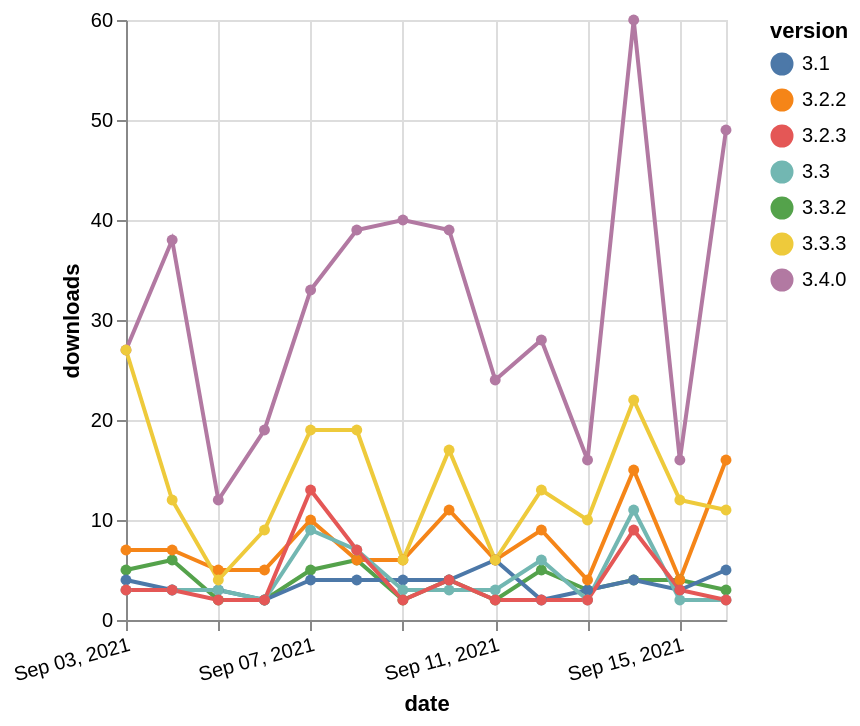

Vega-Lite specification for this chart:
### Vega-Lite specification from a JSON file in a GitHub repository (floating-point values rounded to 4 significant figures)
{"$schema": "https://vega.github.io/schema/vega-lite/v5.json", "description": "A simple bar chart with embedded data.", "data": {"values": [{"date": "2021-09-03", "total": 7980, "delta": 27, "version": "3.4.0"}, {"date": "2021-09-04", "total": 8018, "delta": 38, "version": "3.4.0"}, {"date": "2021-09-05", "total": 8030, "delta": 12, "version": "3.4.0"}, {"date": "2021-09-06", "total": 8049, "delta": 19, "version": "3.4.0"}, {"date": "2021-09-07", "total": 8082, "delta": 33, "version": "3.4.0"}, {"date": "2021-09-08", "total": 8121, "delta": 39, "version": "3.4.0"}, {"date": "2021-09-09", "total": 8161, "delta": 40, "version": "3.4.0"}, {"date": "2021-09-10", "total": 8200, "delta": 39, "version": "3.4.0"}, {"date": "2021-09-11", "total": 8224, "delta": 24, "version": "3.4.0"}, {"date": "2021-09-12", "total": 8252, "delta": 28, "version": "3.4.0"}, {"date": "2021-09-13", "total": 8268, "delta": 16, "version": "3.4.0"}, {"date": "2021-09-14", "total": 8328, "delta": 60, "version": "3.4.0"}, {"date": "2021-09-15", "total": 8344, "delta": 16, "version": "3.4.0"}, {"date": "2021-09-16", "total": 8393, "delta": 49, "version": "3.4.0"}, {"date": "2021-09-03", "total": 5365, "delta": 5, "version": "3.3.2"}, {"date": "2021-09-04", "total": 5371, "delta": 6, "version": "3.3.2"}, {"date": "2021-09-05", "total": 5373, "delta": 2, "version": "3.3.2"}, {"date": "2021-09-06", "total": 5375, "delta": 2, "version": "3.3.2"}, {"date": "2021-09-07", "total": 5380, "delta": 5, "version": "3.3.2"}, {"date": "2021-09-08", "total": 5386, "delta": 6, "version": "3.3.2"}, {"date": "2021-09-09", "total": 5388, "delta": 2, "version": "3.3.2"}, {"date": "2021-09-10", "total": 5392, "delta": 4, "version": "3.3.2"}, {"date": "2021-09-11", "total": 5394, "delta": 2, "version": "3.3.2"}, {"date": "2021-09-12", "total": 5399, "delta": 5, "version": "3.3.2"}, {"date": "2021-09-13", "total": 5402, "delta": 3, "version": "3.3.2"}, {"date": "2021-09-14", "total": 5406, "delta": 4, "version": "3.3.2"}, {"date": "2021-09-15", "total": 5410, "delta": 4, "version": "3.3.2"}, {"date": "2021-09-16", "total": 5413, "delta": 3, "version": "3.3.2"}, {"date": "2021-09-03", "total": 5148, "delta": 4, "version": "3.1"}, {"date": "2021-09-04", "total": 5151, "delta": 3, "version": "3.1"}, {"date": "2021-09-05", "total": 5154, "delta": 3, "version": "3.1"}, {"date": "2021-09-06", "total": 5156, "delta": 2, "version": "3.1"}, {"date": "2021-09-07", "total": 5160, "delta": 4, "version": "3.1"}, {"date": "2021-09-08", "total": 5164, "delta": 4, "version": "3.1"}, {"date": "2021-09-09", "total": 5168, "delta": 4, "version": "3.1"}, {"date": "2021-09-10", "total": 5172, "delta": 4, "version": "3.1"}, {"date": "2021-09-11", "total": 5178, "delta": 6, "version": "3.1"}, {"date": "2021-09-12", "total": 5180, "delta": 2, "version": "3.1"}, {"date": "2021-09-13", "total": 5183, "delta": 3, "version": "3.1"}, {"date": "2021-09-14", "total": 5187, "delta": 4, "version": "3.1"}, {"date": "2021-09-15", "total": 5190, "delta": 3, "version": "3.1"}, {"date": "2021-09-16", "total": 5195, "delta": 5, "version": "3.1"}, {"date": "2021-09-03", "total": 13172, "delta": 7, "version": "3.2.2"}, {"date": "2021-09-04", "total": 13179, "delta": 7, "version": "3.2.2"}, {"date": "2021-09-05", "total": 13184, "delta": 5, "version": "3.2.2"}, {"date": "2021-09-06", "total": 13189, "delta": 5, "version": "3.2.2"}, {"date": "2021-09-07", "total": 13199, "delta": 10, "version": "3.2.2"}, {"date": "2021-09-08", "total": 13205, "delta": 6, "version": "3.2.2"}, {"date": "2021-09-09", "total": 13211, "delta": 6, "version": "3.2.2"}, {"date": "2021-09-10", "total": 13222, "delta": 11, "version": "3.2.2"}, {"date": "2021-09-11", "total": 13228, "delta": 6, "version": "3.2.2"}, {"date": "2021-09-12", "total": 13237, "delta": 9, "version": "3.2.2"}, {"date": "2021-09-13", "total": 13241, "delta": 4, "version": "3.2.2"}, {"date": "2021-09-14", "total": 13256, "delta": 15, "version": "3.2.2"}, {"date": "2021-09-15", "total": 13260, "delta": 4, "version": "3.2.2"}, {"date": "2021-09-16", "total": 13276, "delta": 16, "version": "3.2.2"}, {"date": "2021-09-03", "total": 9730, "delta": 3, "version": "3.3"}, {"date": "2021-09-04", "total": 9733, "delta": 3, "version": "3.3"}, {"date": "2021-09-05", "total": 9736, "delta": 3, "version": "3.3"}, {"date": "2021-09-06", "total": 9738, "delta": 2, "version": "3.3"}, {"date": "2021-09-07", "total": 9747, "delta": 9, "version": "3.3"}, {"date": "2021-09-08", "total": 9754, "delta": 7, "version": "3.3"}, {"date": "2021-09-09", "total": 9757, "delta": 3, "version": "3.3"}, {"date": "2021-09-10", "total": 9760, "delta": 3, "version": "3.3"}, {"date": "2021-09-11", "total": 9763, "delta": 3, "version": "3.3"}, {"date": "2021-09-12", "total": 9769, "delta": 6, "version": "3.3"}, {"date": "2021-09-13", "total": 9771, "delta": 2, "version": "3.3"}, {"date": "2021-09-14", "total": 9782, "delta": 11, "version": "3.3"}, {"date": "2021-09-15", "total": 9784, "delta": 2, "version": "3.3"}, {"date": "2021-09-16", "total": 9786, "delta": 2, "version": "3.3"}, {"date": "2021-09-03", "total": 15085, "delta": 3, "version": "3.2.3"}, {"date": "2021-09-04", "total": 15088, "delta": 3, "version": "3.2.3"}, {"date": "2021-09-05", "total": 15090, "delta": 2, "version": "3.2.3"}, {"date": "2021-09-06", "total": 15092, "delta": 2, "version": "3.2.3"}, {"date": "2021-09-07", "total": 15105, "delta": 13, "version": "3.2.3"}, {"date": "2021-09-08", "total": 15112, "delta": 7, "version": "3.2.3"}, {"date": "2021-09-09", "total": 15114, "delta": 2, "version": "3.2.3"}, {"date": "2021-09-10", "total": 15118, "delta": 4, "version": "3.2.3"}, {"date": "2021-09-11", "total": 15120, "delta": 2, "version": "3.2.3"}, {"date": "2021-09-12", "total": 15122, "delta": 2, "version": "3.2.3"}, {"date": "2021-09-13", "total": 15124, "delta": 2, "version": "3.2.3"}, {"date": "2021-09-14", "total": 15133, "delta": 9, "version": "3.2.3"}, {"date": "2021-09-15", "total": 15136, "delta": 3, "version": "3.2.3"}, {"date": "2021-09-16", "total": 15138, "delta": 2, "version": "3.2.3"}, {"date": "2021-09-03", "total": 16520, "delta": 27, "version": "3.3.3"}, {"date": "2021-09-04", "total": 16532, "delta": 12, "version": "3.3.3"}, {"date": "2021-09-05", "total": 16536, "delta": 4, "version": "3.3.3"}, {"date": "2021-09-06", "total": 16545, "delta": 9, "version": "3.3.3"}, {"date": "2021-09-07", "total": 16564, "delta": 19, "version": "3.3.3"}, {"date": "2021-09-08", "total": 16583, "delta": 19, "version": "3.3.3"}, {"date": "2021-09-09", "total": 16589, "delta": 6, "version": "3.3.3"}, {"date": "2021-09-10", "total": 16606, "delta": 17, "version": "3.3.3"}, {"date": "2021-09-11", "total": 16612, "delta": 6, "version": "3.3.3"}, {"date": "2021-09-12", "total": 16625, "delta": 13, "version": "3.3.3"}, {"date": "2021-09-13", "total": 16635, "delta": 10, "version": "3.3.3"}, {"date": "2021-09-14", "total": 16657, "delta": 22, "version": "3.3.3"}, {"date": "2021-09-15", "total": 16669, "delta": 12, "version": "3.3.3"}, {"date": "2021-09-16", "total": 16680, "delta": 11, "version": "3.3.3"}]}, "width": "container", "mark": {"type": "line", "point": {"filled": true}}, "encoding": {"x": {"field": "date", "type": "temporal", "timeUnit": "yearmonthdate", "title": "date", "axis": {"labelAngle": -15}}, "y": {"field": "delta", "type": "quantitative", "title": "downloads"}, "color": {"field": "version", "type": "nominal"}, "tooltip": {"field": "delta"}}}
